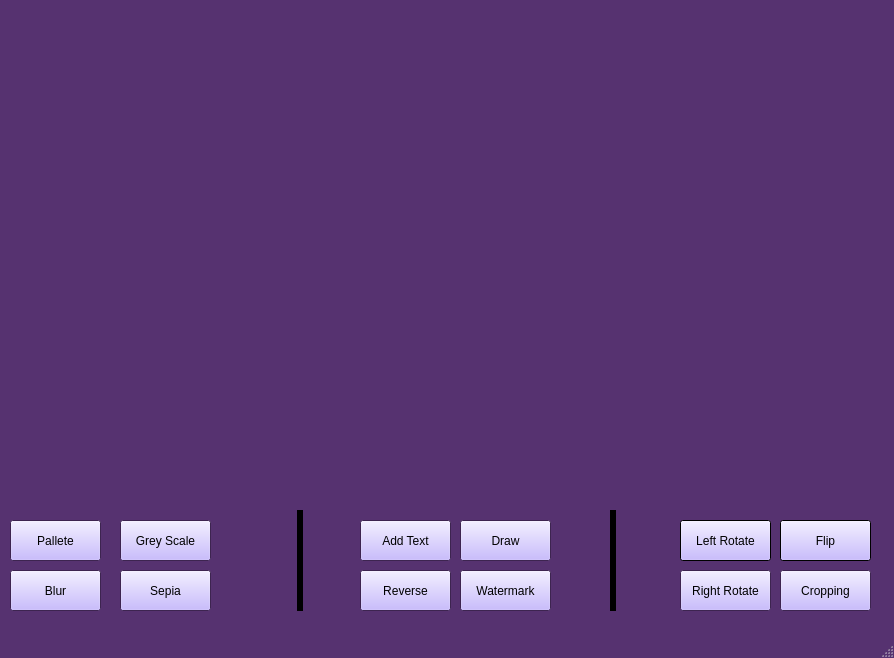
<?xml version="1.0" encoding="UTF-8"?>
<ui version="4.0">
 <class>MainWindow</class>
 <widget class="QMainWindow" name="MainWindow">
  <property name="geometry">
   <rect>
    <x>0</x>
    <y>0</y>
    <width>894</width>
    <height>658</height>
   </rect>
  </property>
  <property name="palette">
   <palette>
    <active>
     <colorrole role="Button">
      <brush brushstyle="SolidPattern">
       <color alpha="255">
        <red>185</red>
        <green>167</green>
        <blue>255</blue>
       </color>
      </brush>
     </colorrole>
     <colorrole role="Light">
      <brush brushstyle="SolidPattern">
       <color alpha="255">
        <red>255</red>
        <green>255</green>
        <blue>255</blue>
       </color>
      </brush>
     </colorrole>
     <colorrole role="Base">
      <brush brushstyle="SolidPattern">
       <color alpha="255">
        <red>75</red>
        <green>162</green>
        <blue>255</blue>
       </color>
      </brush>
     </colorrole>
     <colorrole role="Window">
      <brush brushstyle="SolidPattern">
       <color alpha="255">
        <red>86</red>
        <green>50</green>
        <blue>112</blue>
       </color>
      </brush>
     </colorrole>
    </active>
    <inactive>
     <colorrole role="Button">
      <brush brushstyle="SolidPattern">
       <color alpha="255">
        <red>185</red>
        <green>167</green>
        <blue>255</blue>
       </color>
      </brush>
     </colorrole>
     <colorrole role="Light">
      <brush brushstyle="SolidPattern">
       <color alpha="255">
        <red>255</red>
        <green>255</green>
        <blue>255</blue>
       </color>
      </brush>
     </colorrole>
     <colorrole role="Base">
      <brush brushstyle="SolidPattern">
       <color alpha="255">
        <red>75</red>
        <green>162</green>
        <blue>255</blue>
       </color>
      </brush>
     </colorrole>
     <colorrole role="Window">
      <brush brushstyle="SolidPattern">
       <color alpha="255">
        <red>86</red>
        <green>50</green>
        <blue>112</blue>
       </color>
      </brush>
     </colorrole>
    </inactive>
    <disabled>
     <colorrole role="Button">
      <brush brushstyle="SolidPattern">
       <color alpha="255">
        <red>185</red>
        <green>167</green>
        <blue>255</blue>
       </color>
      </brush>
     </colorrole>
     <colorrole role="Light">
      <brush brushstyle="SolidPattern">
       <color alpha="255">
        <red>255</red>
        <green>255</green>
        <blue>255</blue>
       </color>
      </brush>
     </colorrole>
     <colorrole role="Base">
      <brush brushstyle="SolidPattern">
       <color alpha="255">
        <red>86</red>
        <green>50</green>
        <blue>112</blue>
       </color>
      </brush>
     </colorrole>
     <colorrole role="Window">
      <brush brushstyle="SolidPattern">
       <color alpha="255">
        <red>86</red>
        <green>50</green>
        <blue>112</blue>
       </color>
      </brush>
     </colorrole>
    </disabled>
   </palette>
  </property>
  <property name="windowTitle">
   <string>MainWindow</string>
  </property>
  <widget class="QWidget" name="centralwidget">
   <widget class="QLabel" name="Pic">
    <property name="geometry">
     <rect>
      <x>0</x>
      <y>0</y>
      <width>891</width>
      <height>491</height>
     </rect>
    </property>
    <property name="text">
     <string/>
    </property>
    <property name="pixmap">
     <pixmap>../Europe.jpg</pixmap>
    </property>
    <property name="scaledContents">
     <bool>true</bool>
    </property>
    <property name="wordWrap">
     <bool>false</bool>
    </property>
   </widget>
   <widget class="QPushButton" name="GreyButton">
    <property name="geometry">
     <rect>
      <x>120</x>
      <y>520</y>
      <width>91</width>
      <height>41</height>
     </rect>
    </property>
    <property name="text">
     <string>Grey Scale</string>
    </property>
   </widget>
   <widget class="QPushButton" name="SepiaButton">
    <property name="geometry">
     <rect>
      <x>120</x>
      <y>570</y>
      <width>91</width>
      <height>41</height>
     </rect>
    </property>
    <property name="text">
     <string>Sepia</string>
    </property>
   </widget>
   <widget class="QPushButton" name="PalleteButton">
    <property name="geometry">
     <rect>
      <x>10</x>
      <y>520</y>
      <width>91</width>
      <height>41</height>
     </rect>
    </property>
    <property name="text">
     <string>Pallete</string>
    </property>
   </widget>
   <widget class="QPushButton" name="LeftRotateButton">
    <property name="geometry">
     <rect>
      <x>680</x>
      <y>520</y>
      <width>91</width>
      <height>41</height>
     </rect>
    </property>
    <property name="palette">
     <palette>
      <active>
       <colorrole role="Base">
        <brush brushstyle="SolidPattern">
         <color alpha="255">
          <red>75</red>
          <green>162</green>
          <blue>255</blue>
         </color>
        </brush>
       </colorrole>
       <colorrole role="Window">
        <brush brushstyle="SolidPattern">
         <color alpha="255">
          <red>0</red>
          <green>0</green>
          <blue>0</blue>
         </color>
        </brush>
       </colorrole>
      </active>
      <inactive>
       <colorrole role="Base">
        <brush brushstyle="SolidPattern">
         <color alpha="255">
          <red>75</red>
          <green>162</green>
          <blue>255</blue>
         </color>
        </brush>
       </colorrole>
       <colorrole role="Window">
        <brush brushstyle="SolidPattern">
         <color alpha="255">
          <red>0</red>
          <green>0</green>
          <blue>0</blue>
         </color>
        </brush>
       </colorrole>
      </inactive>
      <disabled>
       <colorrole role="Base">
        <brush brushstyle="SolidPattern">
         <color alpha="255">
          <red>0</red>
          <green>0</green>
          <blue>0</blue>
         </color>
        </brush>
       </colorrole>
       <colorrole role="Window">
        <brush brushstyle="SolidPattern">
         <color alpha="255">
          <red>0</red>
          <green>0</green>
          <blue>0</blue>
         </color>
        </brush>
       </colorrole>
      </disabled>
     </palette>
    </property>
    <property name="text">
     <string>Left Rotate</string>
    </property>
   </widget>
   <widget class="QPushButton" name="RightRotateButton">
    <property name="geometry">
     <rect>
      <x>680</x>
      <y>570</y>
      <width>91</width>
      <height>41</height>
     </rect>
    </property>
    <property name="text">
     <string>Right Rotate</string>
    </property>
   </widget>
   <widget class="QPushButton" name="CropButton">
    <property name="geometry">
     <rect>
      <x>780</x>
      <y>570</y>
      <width>91</width>
      <height>41</height>
     </rect>
    </property>
    <property name="text">
     <string>Cropping</string>
    </property>
   </widget>
   <widget class="QPushButton" name="pushButton">
    <property name="geometry">
     <rect>
      <x>10</x>
      <y>570</y>
      <width>91</width>
      <height>41</height>
     </rect>
    </property>
    <property name="text">
     <string>Blur</string>
    </property>
   </widget>
   <widget class="QPushButton" name="DrawButton">
    <property name="geometry">
     <rect>
      <x>460</x>
      <y>520</y>
      <width>91</width>
      <height>41</height>
     </rect>
    </property>
    <property name="text">
     <string>Draw</string>
    </property>
   </widget>
   <widget class="QPushButton" name="WatermarkButton">
    <property name="geometry">
     <rect>
      <x>460</x>
      <y>570</y>
      <width>91</width>
      <height>41</height>
     </rect>
    </property>
    <property name="text">
     <string>Watermark</string>
    </property>
   </widget>
   <widget class="QPushButton" name="FlipButton">
    <property name="geometry">
     <rect>
      <x>780</x>
      <y>520</y>
      <width>91</width>
      <height>41</height>
     </rect>
    </property>
    <property name="palette">
     <palette>
      <active>
       <colorrole role="Base">
        <brush brushstyle="SolidPattern">
         <color alpha="255">
          <red>75</red>
          <green>162</green>
          <blue>255</blue>
         </color>
        </brush>
       </colorrole>
       <colorrole role="Window">
        <brush brushstyle="SolidPattern">
         <color alpha="255">
          <red>0</red>
          <green>0</green>
          <blue>0</blue>
         </color>
        </brush>
       </colorrole>
      </active>
      <inactive>
       <colorrole role="Base">
        <brush brushstyle="SolidPattern">
         <color alpha="255">
          <red>75</red>
          <green>162</green>
          <blue>255</blue>
         </color>
        </brush>
       </colorrole>
       <colorrole role="Window">
        <brush brushstyle="SolidPattern">
         <color alpha="255">
          <red>0</red>
          <green>0</green>
          <blue>0</blue>
         </color>
        </brush>
       </colorrole>
      </inactive>
      <disabled>
       <colorrole role="Base">
        <brush brushstyle="SolidPattern">
         <color alpha="255">
          <red>0</red>
          <green>0</green>
          <blue>0</blue>
         </color>
        </brush>
       </colorrole>
       <colorrole role="Window">
        <brush brushstyle="SolidPattern">
         <color alpha="255">
          <red>0</red>
          <green>0</green>
          <blue>0</blue>
         </color>
        </brush>
       </colorrole>
      </disabled>
     </palette>
    </property>
    <property name="text">
     <string>Flip</string>
    </property>
   </widget>
   <widget class="QPushButton" name="ReverseButton">
    <property name="geometry">
     <rect>
      <x>360</x>
      <y>570</y>
      <width>91</width>
      <height>41</height>
     </rect>
    </property>
    <property name="text">
     <string>Reverse</string>
    </property>
   </widget>
   <widget class="QPushButton" name="AddTextButton">
    <property name="geometry">
     <rect>
      <x>360</x>
      <y>520</y>
      <width>91</width>
      <height>41</height>
     </rect>
    </property>
    <property name="text">
     <string>Add Text</string>
    </property>
   </widget>
   <widget class="Line" name="line">
    <property name="geometry">
     <rect>
      <x>270</x>
      <y>510</y>
      <width>61</width>
      <height>101</height>
     </rect>
    </property>
    <property name="frameShadow">
     <enum>QFrame::Plain</enum>
    </property>
    <property name="lineWidth">
     <number>6</number>
    </property>
    <property name="orientation">
     <enum>Qt::Vertical</enum>
    </property>
   </widget>
   <widget class="Line" name="line_2">
    <property name="geometry">
     <rect>
      <x>603</x>
      <y>510</y>
      <width>20</width>
      <height>101</height>
     </rect>
    </property>
    <property name="palette">
     <palette>
      <active>
       <colorrole role="Base">
        <brush brushstyle="SolidPattern">
         <color alpha="255">
          <red>255</red>
          <green>255</green>
          <blue>255</blue>
         </color>
        </brush>
       </colorrole>
       <colorrole role="Window">
        <brush brushstyle="SolidPattern">
         <color alpha="255">
          <red>65</red>
          <green>64</green>
          <blue>64</blue>
         </color>
        </brush>
       </colorrole>
       <colorrole role="Shadow">
        <brush brushstyle="SolidPattern">
         <color alpha="255">
          <red>255</red>
          <green>255</green>
          <blue>255</blue>
         </color>
        </brush>
       </colorrole>
      </active>
      <inactive>
       <colorrole role="Base">
        <brush brushstyle="SolidPattern">
         <color alpha="255">
          <red>255</red>
          <green>255</green>
          <blue>255</blue>
         </color>
        </brush>
       </colorrole>
       <colorrole role="Window">
        <brush brushstyle="SolidPattern">
         <color alpha="255">
          <red>65</red>
          <green>64</green>
          <blue>64</blue>
         </color>
        </brush>
       </colorrole>
       <colorrole role="Shadow">
        <brush brushstyle="SolidPattern">
         <color alpha="255">
          <red>255</red>
          <green>255</green>
          <blue>255</blue>
         </color>
        </brush>
       </colorrole>
      </inactive>
      <disabled>
       <colorrole role="Base">
        <brush brushstyle="SolidPattern">
         <color alpha="255">
          <red>65</red>
          <green>64</green>
          <blue>64</blue>
         </color>
        </brush>
       </colorrole>
       <colorrole role="Window">
        <brush brushstyle="SolidPattern">
         <color alpha="255">
          <red>65</red>
          <green>64</green>
          <blue>64</blue>
         </color>
        </brush>
       </colorrole>
       <colorrole role="Shadow">
        <brush brushstyle="SolidPattern">
         <color alpha="255">
          <red>255</red>
          <green>255</green>
          <blue>255</blue>
         </color>
        </brush>
       </colorrole>
      </disabled>
     </palette>
    </property>
    <property name="frameShadow">
     <enum>QFrame::Plain</enum>
    </property>
    <property name="lineWidth">
     <number>6</number>
    </property>
    <property name="orientation">
     <enum>Qt::Vertical</enum>
    </property>
   </widget>
  </widget>
  <widget class="QMenuBar" name="menubar">
   <property name="geometry">
    <rect>
     <x>0</x>
     <y>0</y>
     <width>894</width>
     <height>21</height>
    </rect>
   </property>
  </widget>
  <widget class="QStatusBar" name="statusbar"/>
 </widget>
 <resources/>
 <connections/>
</ui>
